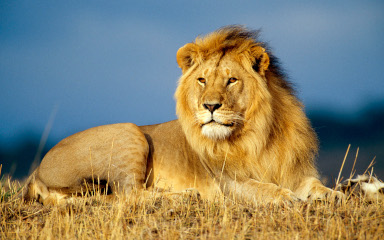
#> input picture Lecture 2/Images/lion.jpg, 384 x 240 px
$ jupyter execute exrecise_5_1.ipynb   (older library calls are emulated)
#> lines starting #> are read from the running program, lines starting #| are printed output that depends on the picture; after the words box and inside, x2 and y2 are one past the last pixel; in counts of white or black regions, pixels touching at a corner belong together
### Lecture 2/Notebooks/helpers.py
import cv2
import numpy as np
from matplotlib import pyplot as plt

MIN = 0
MAX = 255

plt.rcParams['figure.figsize'] = [12, 8]

def show_histograms(img):
    if len(img.shape) == 2:
        hist = cv2.calcHist([img], [0], None, [256], [0, 256])
        plt.plot(hist)
    else:
        for channel, color in zip(range(img.shape[2]), ['r', 'g', 'b']):
            hist = cv2.calcHist([img], [channel], None, [256], [0, 256])
            plt.plot(hist, color=color)
    plt.grid()
    plt.show()


# source: https://stackoverflow.com/a/43346070
# [7 lines left out: function genarate_gussian_kernel, not called in this run]

def create_mean_kernel(kernel_radius):
    return np.ones((kernel_radius * 2 + 1, kernel_radius * 2 + 1)) / (kernel_radius * 2 + 1) ** 2

def erosion(image, kernel_radius, iterations=1):
    kernel = create_mean_kernel(kernel_radius)
    return cv2.erode(image, kernel, iterations=iterations)

def dilation(image, kernel_radius, iterations=1):
    kernel = create_mean_kernel(kernel_radius)
    return cv2.dilate(image, kernel, iterations=iterations)

def opening(image, kernel_radius, iterations=1):
    kernel = create_mean_kernel(kernel_radius)
    return cv2.morphologyEx(image, cv2.MORPH_OPEN, kernel, iterations=iterations)

def closing(image, kernel_radius, iterations=1):
    kernel = create_mean_kernel(kernel_radius)
    return cv2.morphologyEx(image, cv2.MORPH_OPEN, kernel, iterations=iterations)

### Lecture 2/exrecise_5_1.ipynb
[cell 1]
import cv2
from matplotlib import pyplot as plt
import matplotlib.patches as patches
import numpy as np
from helpers import *

[cell 2]
image = cv2.imread('Images/lion.jpg')
#> image is the input picture: shape (240, 384, 3); mean B, G, R 109.9, 131.4, 134.7
image = cv2.cvtColor(image, cv2.COLOR_BGR2GRAY)
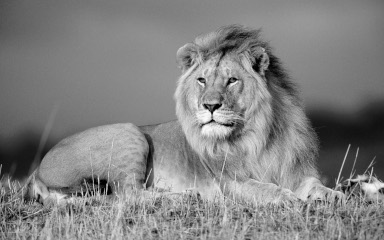
#> image: shape (240, 384); min 0, max 251, mean 129.9

show_histograms(image)
#> in show_histograms, `hist = cv2.calcHist([img], [0], None, [256], [0, 256])`: hist = 256 values, max 1745 at index 135, min 0 at index 252, mean 360
#> in show_histograms, `plt.show()`:
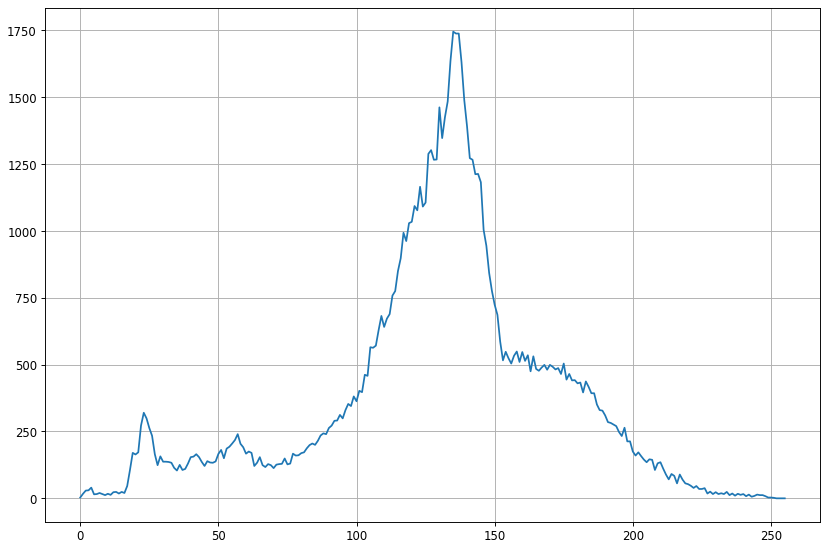
#> figure drawn by matplotlib, 1 panel; curve peaks at x = 135, y = 1745
plt.imshow(image, cmap='gray')

[cell 3]
KERNEL_SIZE = 1

sobelx = cv2.Sobel(image, cv2.CV_64F, 1, 0, ksize=KERNEL_SIZE)
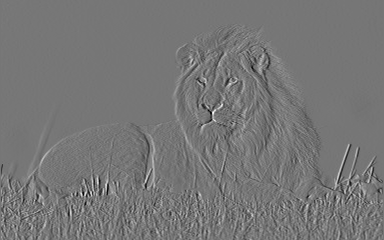
#> sobelx: shape (240, 384) float64; min -206, max 237, mean 0; drawn with min black and max white
sobely = cv2.Sobel(image, cv2.CV_64F, 0, 1, ksize=KERNEL_SIZE)
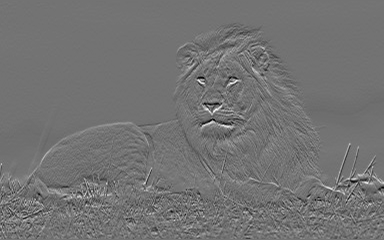
#> sobely: shape (240, 384) float64; min -178, max 216, mean 0.2; drawn with min black and max white

sobel = np.abs(sobelx) + np.abs(sobely)
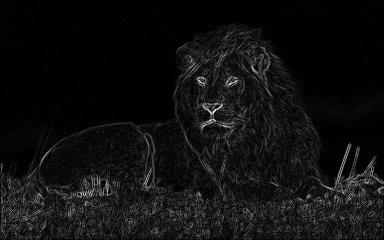
#> sobel: shape (240, 384) float64; min 0, max 375, mean 23.9; drawn with min black and max white

plt.imshow(sobel, cmap='gray')

[cell 4]
T = 45

mask = cv2.threshold(sobel, T, 255, cv2.THRESH_BINARY)[1]
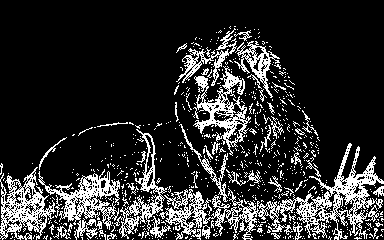
#> mask: shape (240, 384) float64; 17.9% white in thin lines or dots, all inside (x1, y1, x2, y2) = (0, 26, 384, 240)

plt.imshow(mask, cmap='gray')
